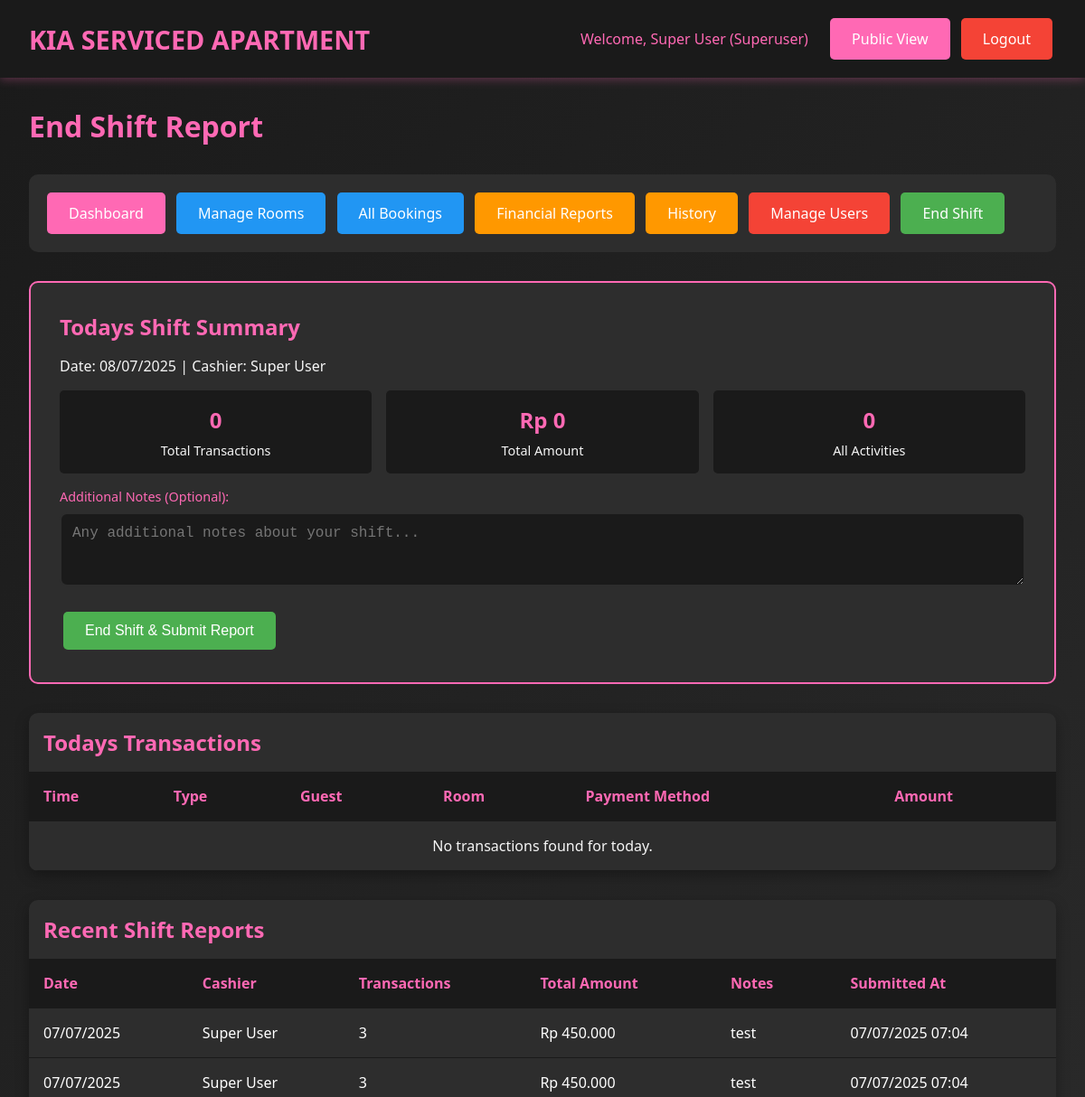
The page /admin/shift_report.php (signed in, upper part) on the database as committed earlier.
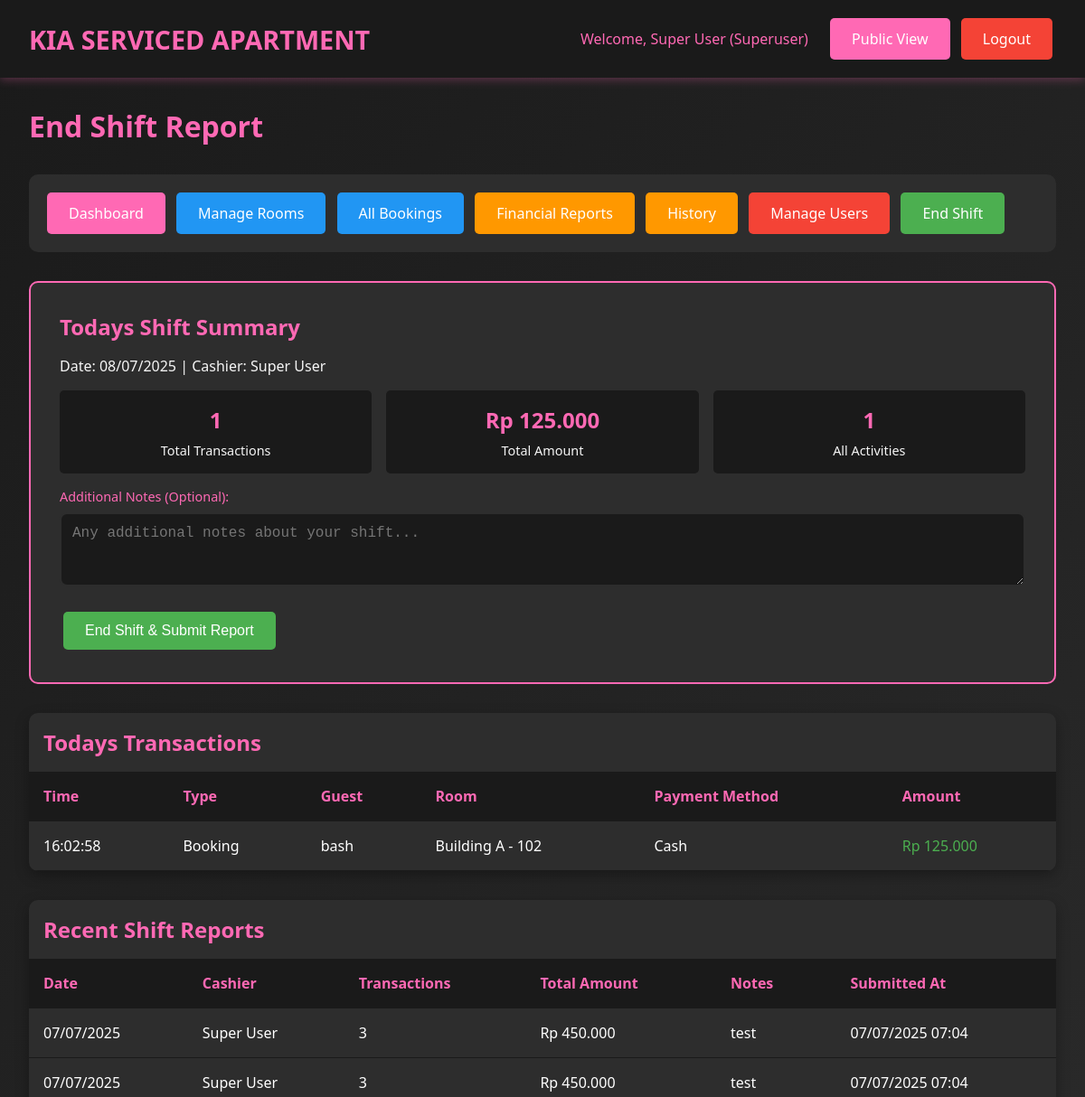
The same page on the database as committed later.
### tables this page shows
CREATE TABLE `shift_reports` (
  `id` int(11) NOT NULL,
  `user_id` int(11) NOT NULL,
  `shift_date` date NOT NULL,
  `total_transactions` int(11) DEFAULT '0',
  `total_amount` decimal(10,2) DEFAULT '0.00',
  `notes` text,
  `created_at` timestamp NOT NULL DEFAULT CURRENT_TIMESTAMP
);

CREATE TABLE `users` (
  `id` int(11) NOT NULL,
  `username` varchar(50) NOT NULL,
  `password` varchar(255) NOT NULL,
  `full_name` varchar(100) NOT NULL,
  `role` enum('superuser','admin','cashier') NOT NULL,
  `created_at` timestamp NOT NULL DEFAULT CURRENT_TIMESTAMP,
  `updated_at` timestamp NOT NULL DEFAULT CURRENT_TIMESTAMP ON UPDATE CURRENT_TIMESTAMP
);

CREATE TABLE `transactions` (
  `id` int(11) NOT NULL,
  `booking_id` int(11) NOT NULL,
  `transaction_type` enum('booking','extra_time','refund') NOT NULL,
  `amount` decimal(10,2) NOT NULL,
  `payment_method` varchar(50) NOT NULL,
  `transaction_date` datetime DEFAULT CURRENT_TIMESTAMP,
  `created_by` int(11) NOT NULL,
  `notes` text
);

CREATE TABLE `bookings` (
  `id` int(11) NOT NULL,
  `room_id` int(11) NOT NULL,
  `guest_name` varchar(100) NOT NULL,
  `arrival_time` datetime NOT NULL,
  `phone_number` varchar(20) NOT NULL,
  `duration_type` enum('transit','fullday') NOT NULL,
  `duration_hours` int(11) NOT NULL,
  `price_amount` decimal(10,2) NOT NULL,
  `payment_method` varchar(50) NOT NULL,
  `deposit_type` enum('cash','id_card','no_deposit') NOT NULL,
  `deposit_amount` decimal(10,2) DEFAULT '0.00',
  `notes` text,
  `status` enum('booked','checkin','checkout','cancelled','no_show','completed') DEFAULT 'booked',
  `checkin_time` datetime DEFAULT NULL,
  `checkout_time` datetime DEFAULT NULL,
  `extra_time_hours` int(11) DEFAULT '0',
  `extra_time_amount` decimal(10,2) DEFAULT '0.00',
  `refund_amount` decimal(10,2) DEFAULT '0.00',
  `refund_method` varchar(50) DEFAULT NULL,
  `created_by` int(11) NOT NULL,
  `created_at` timestamp NOT NULL DEFAULT CURRENT_TIMESTAMP,
  `updated_at` timestamp NOT NULL DEFAULT CURRENT_TIMESTAMP ON UPDATE CURRENT_TIMESTAMP
);

CREATE TABLE `rooms` (
  `id` int(11) NOT NULL,
  `location` varchar(100) NOT NULL,
  `floor_number` int(11) NOT NULL,
  `room_number` varchar(20) NOT NULL,
  `room_type` varchar(50) NOT NULL,
  `wifi_name` varchar(100) DEFAULT NULL,
  `wifi_password` varchar(100) DEFAULT NULL,
  `status` enum('ready','booked','checkin','checkout') DEFAULT 'ready',
  `created_at` timestamp NOT NULL DEFAULT CURRENT_TIMESTAMP,
  `updated_at` timestamp NOT NULL DEFAULT CURRENT_TIMESTAMP ON UPDATE CURRENT_TIMESTAMP
);

### includes/config.php (called while the page is built, shortened)
<?php
function isLoggedIn() {
    return isset($_SESSION['user_id']);
}
function getUserRole() {
    return $_SESSION['user_role'] ?? null;
}
function hasPermission($required_roles) {
    $user_role = getUserRole();
    return in_array($user_role, $required_roles);
}
function formatCurrency($amount) {
    return 'Rp ' . number_format($amount, 0, ',', '.');
}
function formatDateTime($datetime) {
    return date('d/m/Y H:i', strtotime($datetime));
}
function formatDate($date) {
    return date('d/m/Y', strtotime($date));
}
?>

### admin/shift_report.php (the view, shortened to what the changed rows need)
<?php
require_once "../includes/config.php";
$stmt = $pdo->prepare("SELECT t.*, b.guest_name, r.room_number, r.location
                      FROM transactions t
                      JOIN bookings b ON t.booking_id = b.id
                      JOIN rooms r ON b.room_id = r.id
                      WHERE DATE(t.transaction_date) = CURDATE()
                      AND t.created_by = ?
                      ORDER BY t.transaction_date DESC");
$stmt->execute([$_SESSION["user_id"]]);
$today_transactions = $stmt->fetchAll();
$total_transactions = 0;
$total_amount = 0;
foreach ($today_transactions as $transaction) {
    if ($transaction["amount"] > 0) {
        $total_transactions++;
        $total_amount += $transaction["amount"];
    }
}
?>
<!DOCTYPE html>
<html lang="id">
<head>
    <link rel="stylesheet" href="../assets/css/style.css">
</head>
<body>
    <div class="container">
        <h1 style="color: var(--primary-pink); margin-bottom: 2rem;">End Shift Report</h1>
        <div class="shift-summary">
            <h2 style="color: var(--primary-pink); margin-bottom: 1rem;">Todays Shift Summary</h2>
            <div class="summary-grid">
                <div class="summary-item">
                    <div class="summary-number"><?php echo $total_transactions; ?></div>
                    <div class="summary-label">Total Transactions</div>
                </div>
                <div class="summary-item">
                    <div class="summary-number"><?php echo formatCurrency($total_amount); ?></div>
                    <div class="summary-label">Total Amount</div>
                </div>
                <div class="summary-item">
                    <div class="summary-number"><?php echo count($today_transactions); ?></div>
                    <div class="summary-label">All Activities</div>
                </div>
            </div>
        </div>
        <div class="table-container">
            <h2 style="color: var(--primary-pink); margin: 1rem;">Todays Transactions</h2>
            <table class="table">
                <thead>
                    <tr>
                        <th>Time</th>
                        <th>Type</th>
                        <th>Guest</th>
                        <th>Room</th>
                        <th>Payment Method</th>
                        <th>Amount</th>
                    </tr>
                </thead>
                <tbody>
                    <?php if (empty($today_transactions)): ?>
                    <tr>
                        <td colspan="6" style="text-align: center; color: var(--light-gray);">
                            No transactions found for today.
                        </td>
                    </tr>
                    <?php else: ?>
                        <?php foreach ($today_transactions as $transaction): ?>
                        <tr>
                            <td><?php echo date("H:i:s", strtotime($transaction["transaction_date"])); ?></td>
                            <td><?php echo ucfirst(str_replace("_", " ", $transaction["transaction_type"])); ?></td>
                            <td><?php echo htmlspecialchars($transaction["guest_name"]); ?></td>
                            <td><?php echo htmlspecialchars($transaction["location"] . " - " . $transaction["room_number"]); ?></td>
                            <td><?php echo ucfirst($transaction["payment_method"]); ?></td>
                            <td style="color: <?php echo $transaction["amount"] >= 0 ? "var(--success)" : "var(--danger)"; ?>">
                                <?php echo formatCurrency($transaction["amount"]); ?>
                            </td>
                        </tr>
                        <?php endforeach; ?>
                    <?php endif; ?>
                </tbody>
            </table>
        </div>
        <?php if (hasPermission(["admin", "superuser"])): ?>
            <?php
            $stmt = $pdo->prepare("SELECT sr.*, u.full_name
                                  FROM shift_reports sr
                                  JOIN users u ON sr.user_id = u.id
                                  ORDER BY sr.shift_date DESC, sr.created_at DESC
                                  LIMIT 10");
            $stmt->execute();
            $recent_reports = $stmt->fetchAll();
            ?>
            <div class="table-container">
                <h2 style="color: var(--primary-pink); margin: 1rem;">Recent Shift Reports</h2>
                <table class="table">
                    <thead>
                        <tr>
                            <th>Date</th>
                            <th>Cashier</th>
                            <th>Transactions</th>
                            <th>Total Amount</th>
                            <th>Notes</th>
                            <th>Submitted At</th>
                        </tr>
                    </thead>
                    <tbody>
                        <?php foreach ($recent_reports as $report): ?>
                        <tr>
                            <td><?php echo formatDate($report["shift_date"]); ?></td>
                            <td><?php echo htmlspecialchars($report["full_name"]); ?></td>
                            <td><?php echo $report["total_transactions"]; ?></td>
                            <td><?php echo formatCurrency($report["total_amount"]); ?></td>
                            <td><?php echo htmlspecialchars($report["notes"] ?: "-"); ?></td>
                            <td><?php echo formatDateTime($report["created_at"]); ?></td>
                        </tr>
                        <?php endforeach; ?>
                    </tbody>
                </table>
            </div>
        <?php endif; ?>
    </div>
</body>
</html>

Rows that differ between the two databases and show on the page:
added transactions: transaction_date "16:02:58", transaction_type "Booking", booking.guest_name "bash", rooms.location+room_number "Building A - 102", payment_method "Cash", amount "Rp 125.000"
Other text that changed with them:
$total_transactions: "0" → "1"
formatCurrency($total_amount): "Rp 0" → "Rp 125.000"
count($today_transactions): "0" → "1"
text no longer shown: "No transactions found for today."
